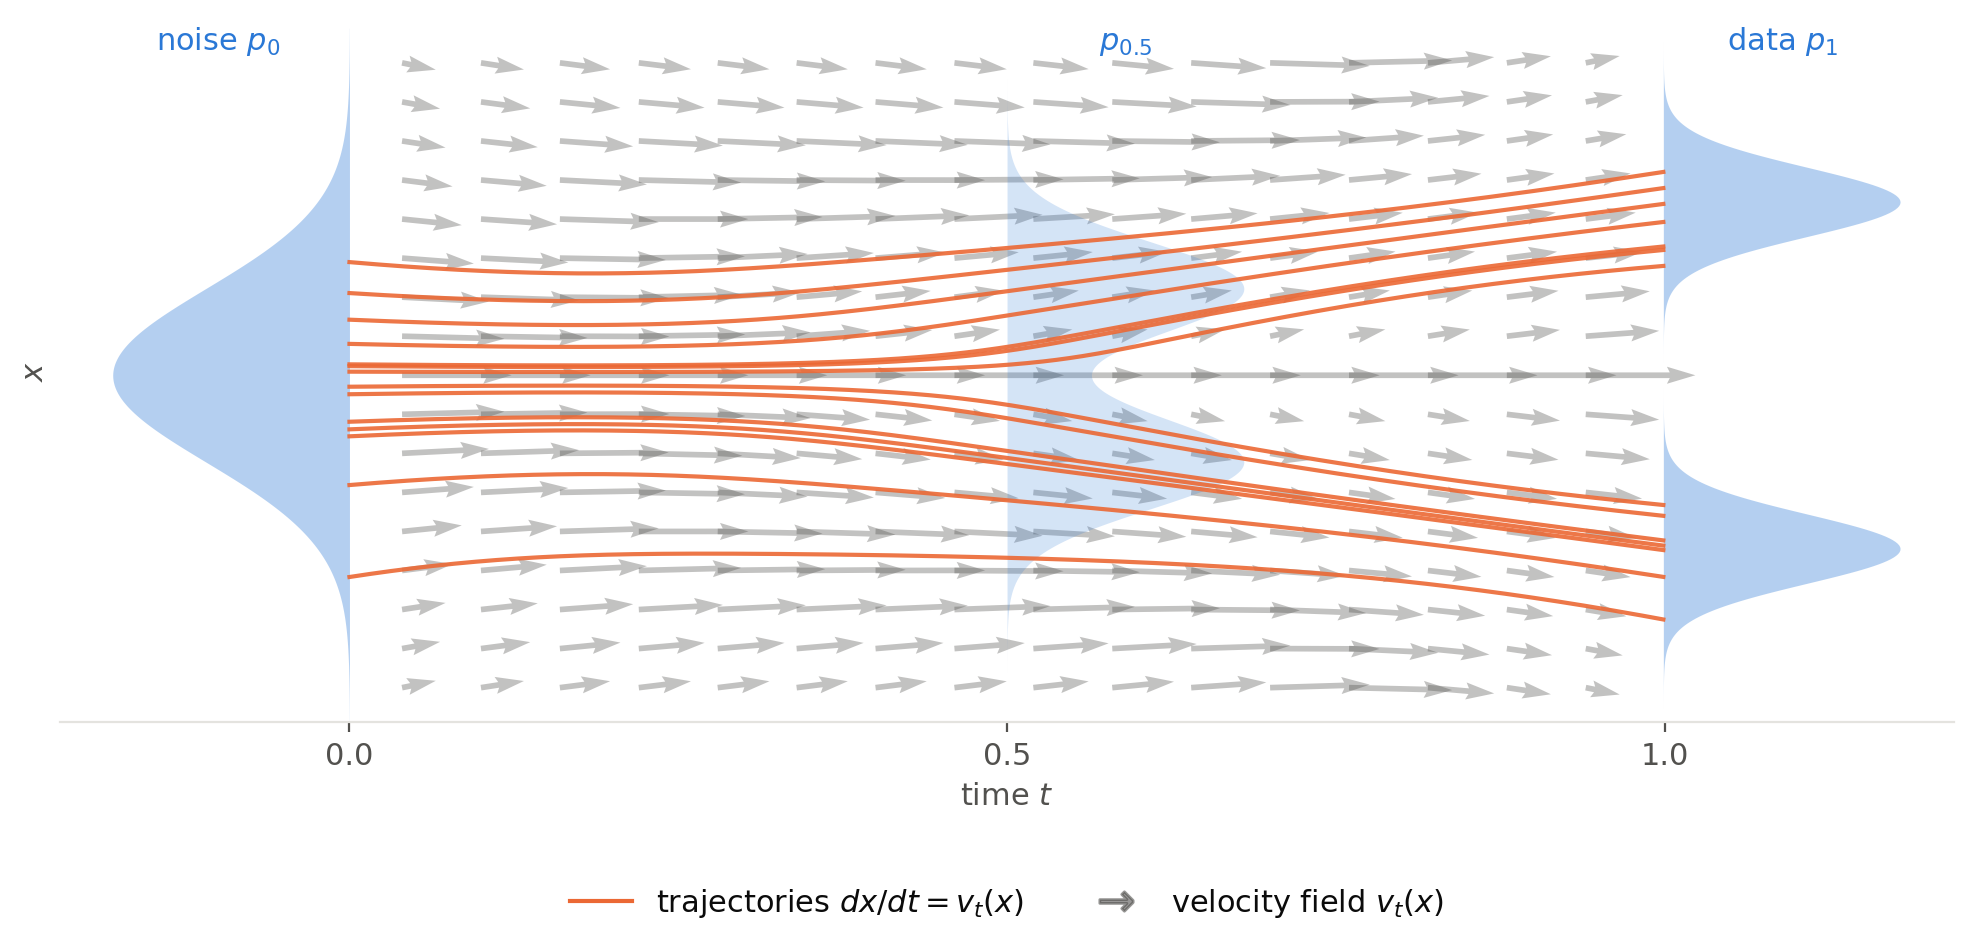

Here is the Python script that generated this plot:
"""Schematic of a flow in one dimension (flow matching chapter).

A velocity field v_t(x) in the (t, x) plane transports the noise distribution p_0 = N(0, 1) (left) onto a bimodal
data distribution p_1 (right). The field is the exact marginal velocity of flow matching with straight paths
x_t = (1 - t) x_0 + t x_1 and independent coupling: v_t(x) = (E[x_1 | x_t = x] - x) / (1 - t), computed in closed form
for a Gaussian mixture. The functions are reused by `flow-matching-1d.py`.

Run from anywhere: `python src/img/flow.py` writes `flow.png` next to this file.
"""

from pathlib import Path

import matplotlib.pyplot as plt
import numpy as np

COMPONENTS = [(0.5, -2.0, 0.4), (0.5, 2.0, 0.4)]  # (weight, mean, std) of the 1D data distribution


def marginal_density(x, t):
    """Density of x_t = (1 - t) x_0 + t x_1: mixture of N(t m_k, sqrt(t^2 s_k^2 + (1 - t)^2))."""
    return sum(w * np.exp(-(x - t * m) ** 2 / (2 * (t**2 * s**2 + (1 - t) ** 2)))
               / np.sqrt(2 * np.pi * (t**2 * s**2 + (1 - t) ** 2)) for w, m, s in COMPONENTS)


def velocity(x, t):
    """Exact marginal velocity v_t(x) = (E[x_1 | x_t = x] - x) / (1 - t), for t < 1."""
    logs, means = [], []
    for w, m, s in COMPONENTS:
        var = t**2 * s**2 + (1 - t) ** 2  # variance of x_t given the component
        logs.append(np.log(w) - (x - t * m) ** 2 / (2 * var) - 0.5 * np.log(var))
        means.append(m + t * s**2 / var * (x - t * m))  # E[x_1 | x_t, component]
    logs = np.stack(logs)
    resp = np.exp(logs - logs.max(axis=0))
    resp /= resp.sum(axis=0)
    expected_x1 = np.sum(resp * np.stack(means), axis=0)
    return (expected_x1 - x) / (1 - t)


def integrate(x0, n_steps=500, t_end=0.999):
    """Euler integration of dx/dt = v_t(x) from t = 0, returning the times and the trajectories."""
    times = np.linspace(0, t_end, n_steps + 1)
    x = np.array(x0, dtype=float)
    path = [x.copy()]
    for t, t_next in zip(times[:-1], times[1:]):
        x = x + (t_next - t) * velocity(x, t)
        path.append(x.copy())
    return times, np.array(path)


if __name__ == "__main__":
    N_TRAJECTORIES = 14

    # Palette: categorical slots 1-3 of the dataviz reference palette, plus text/grid tokens
    DENSITY, FIELD, TRAJ = "#2a78d6", "#52514e", "#eb6834"
    TEXT, MUTED, GRID = "#0b0b0b", "#52514e", "#e4e3df"

    plt.rcParams.update({
        "font.size": 11,
        "text.color": TEXT,
        "axes.labelcolor": MUTED,
        "xtick.color": MUTED,
        "ytick.color": MUTED,
        "axes.edgecolor": GRID,
    })

    fig, ax = plt.subplots(figsize=(10, 5))
    y = np.linspace(-4, 4, 400)
    width = 0.18  # horizontal extent of the density profiles

    # Velocity field: arrows in the (t, x) plane, direction (1, v_t(x)), normalized length
    T, X = np.meshgrid(np.linspace(0.04, 0.94, 16), np.linspace(-3.6, 3.6, 17))
    V = velocity(X, T)
    norm = np.sqrt(1 + V**2)
    ax.quiver(T, X, 1 / norm, V / norm, color=FIELD, alpha=0.35, angles="xy", scale_units="xy", scale=12,
              width=0.003)

    # Densities at t = 0, 0.5 and 1
    for t, alpha in [(0.0, 0.35), (0.5, 0.2), (0.999, 0.35)]:
        d = marginal_density(y, t)
        side = -1 if t == 0 else 1
        ax.fill_betweenx(y, t, t + side * width * d / d.max(), color=DENSITY, alpha=alpha, lw=0)
    ax.text(-0.1, 3.75, "noise $p_0$", ha="center", color=DENSITY)
    ax.text(0.5 + 0.09, 3.75, "$p_{0.5}$", ha="center", color=DENSITY)
    ax.text(1.09, 3.75, "data $p_1$", ha="center", color=DENSITY)

    # Trajectories
    x0 = np.sort(np.random.default_rng(0).normal(size=N_TRAJECTORIES))
    times, path = integrate(x0)
    for k in range(N_TRAJECTORIES):
        ax.plot(times, path[:, k], color=TRAJ, lw=1.5, alpha=0.9)
    ax.plot([], [], color=TRAJ, lw=1.5, label="trajectories $dx / dt = v_t(x)$")
    ax.plot([], [], color=FIELD, marker=r"$\rightarrow$", ls="none", ms=12, alpha=0.6, label="velocity field $v_t(x)$")

    ax.set_xlim(-0.22, 1.22)
    ax.set_ylim(-4, 4.1)
    ax.set_xticks([0, 0.5, 1])
    ax.set_yticks([])
    ax.set_xlabel("time $t$")
    ax.set_ylabel("$x$")
    ax.legend(frameon=False, loc="lower center", ncol=2, bbox_to_anchor=(0.5, -0.32))
    for side in ["top", "right", "left"]:
        ax.spines[side].set_visible(False)

    fig.tight_layout()
    fig.savefig(Path(__file__).with_suffix(".png"), dpi=200, bbox_inches="tight", facecolor="white")
